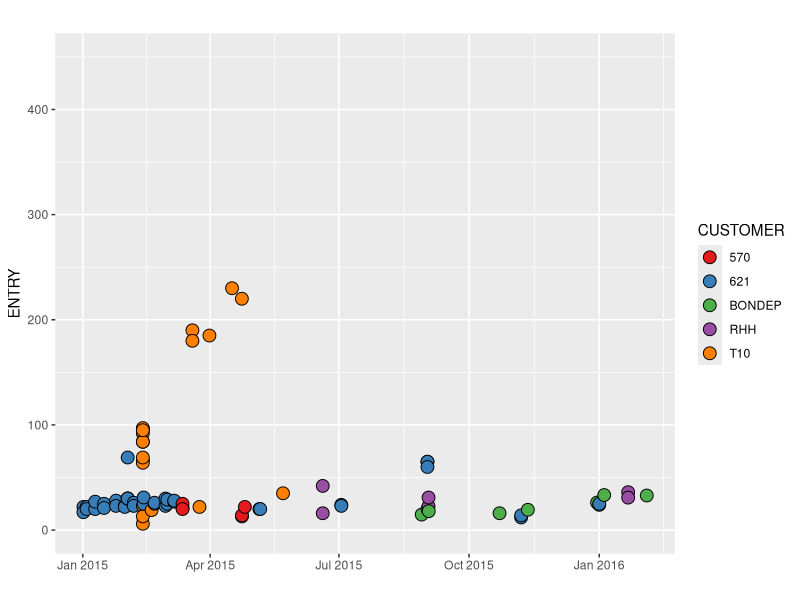
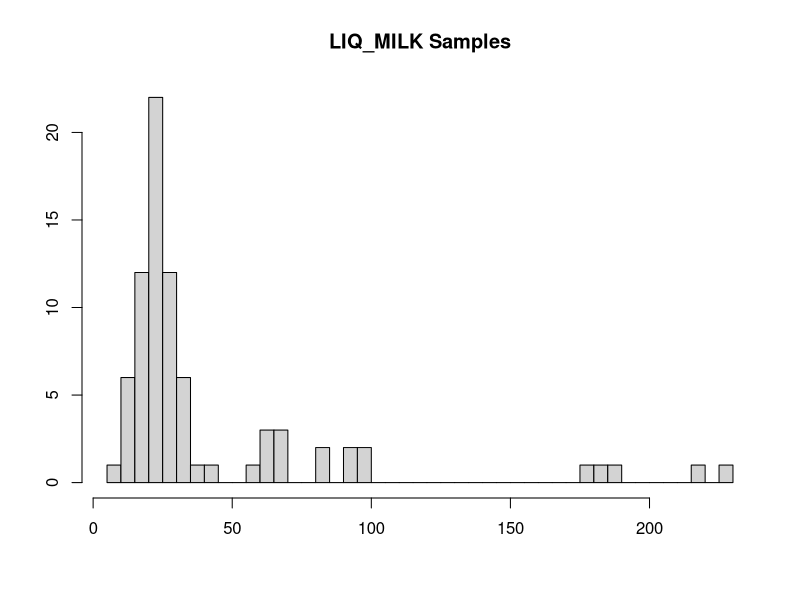
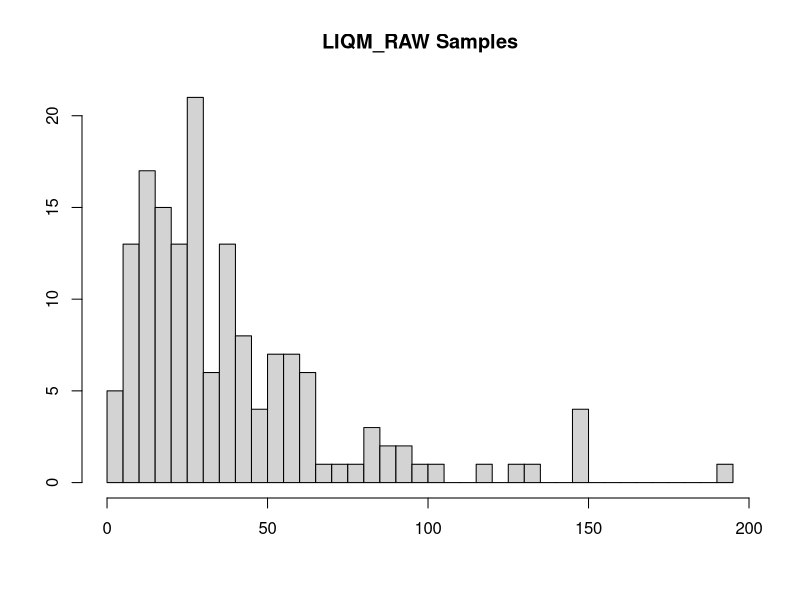
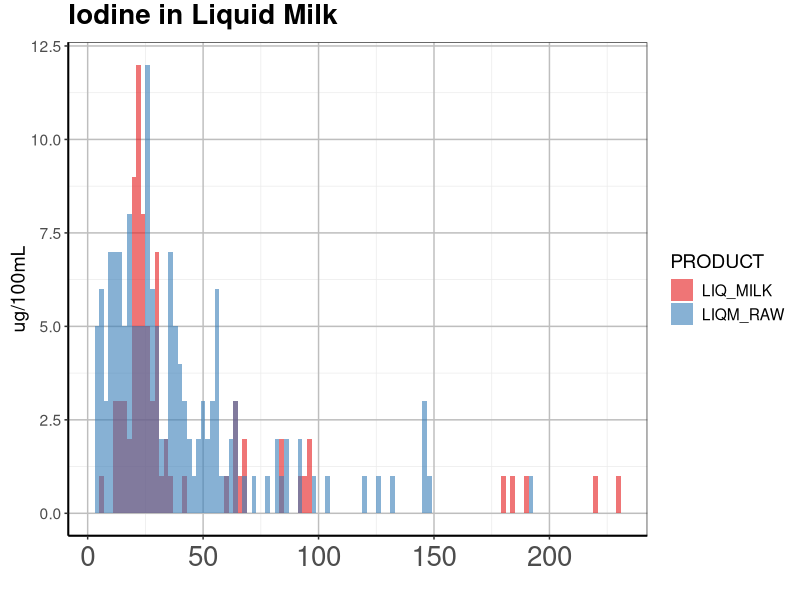

Source code (R) for these figures, in order:
# Clear Environment ---------------------------------------------
rm(list=ls())

#Default library-------------------------------------------------
library(dplyr)
library(tidyr)
library(ggplot2)
library(readxl)
library(lubridate)

#Data in--------------------------------------------------------
data.in <- read.csv("data/Iodine_Extract.csv", as.is=TRUE, header = TRUE)
colnames(data.in)[1] <- "SAMPLE_NUMBER"

data.in$ENTRY <- as.numeric(data.in$ENTRY)
data.in$LOGIN_DATE <- dmy_hms(data.in$LOGIN_DATE)


data.2 <- data.in %>% filter(PRODUCT == "LIQ_MILK") 



data.2 <- data.2 %>%
  filter(ENTRY <900) %>%
  #filter(CUSTOMER == "MG70"|CUSTOMER == "MG80")%>%
  filter(LOGIN_DATE > "2011-01-01")


plot.I <- ggplot(data.2, aes(x=LOGIN_DATE, y = ENTRY, fill = CUSTOMER)) +
        geom_point(size=4, shape = 21, colour = "black") +
        scale_fill_brewer(palette = "Set1") +
        labs(title = "", x="") +
        scale_y_continuous(limits = c(0,450))
plot.I

hist(data.2$ENTRY, 
     breaks=60,
     main = "LIQ_MILK Samples",
     xlab="",
     ylab="")

data.3 <- data.in %>% filter(PRODUCT == "LIQM_RAW") 

data.3 <- data.3 %>%
  filter(ENTRY <900) %>%
  filter(LOGIN_DATE > "2011-01-01")

hist(data.3$ENTRY, 
     breaks=60,
     main = "LIQM_RAW Samples",
     xlab="",
     ylab="")

data4 <- data.in %>% filter(PRODUCT == "LIQM_RAW"| PRODUCT == "LIQ_MILK")

ggplot(data4, aes(x=ENTRY, fill = PRODUCT)) + 
  geom_histogram(position = "identity", alpha = 0.6, binwidth=2) +
  scale_fill_brewer(palette="Set1")+

  labs(x="", y="ug/100mL", title="Iodine in Liquid Milk") +
  theme_bw() +
  theme(plot.title = element_text(size=20, face="bold", vjust=1.5, lineheight=1.2)) + 
  theme(axis.text.x=element_text(angle=0, size=20, vjust=0.5)) + theme(axis.title.x = element_text(color="black", vjust=-0.35),  axis.title.y = element_text(color="black" , vjust=0.35)   ) + 
  theme(panel.grid.major = element_line(size = 0.5, color = "grey"), axis.line = element_line(size = 0.7, color = "black"), text = element_text(size = 14))

